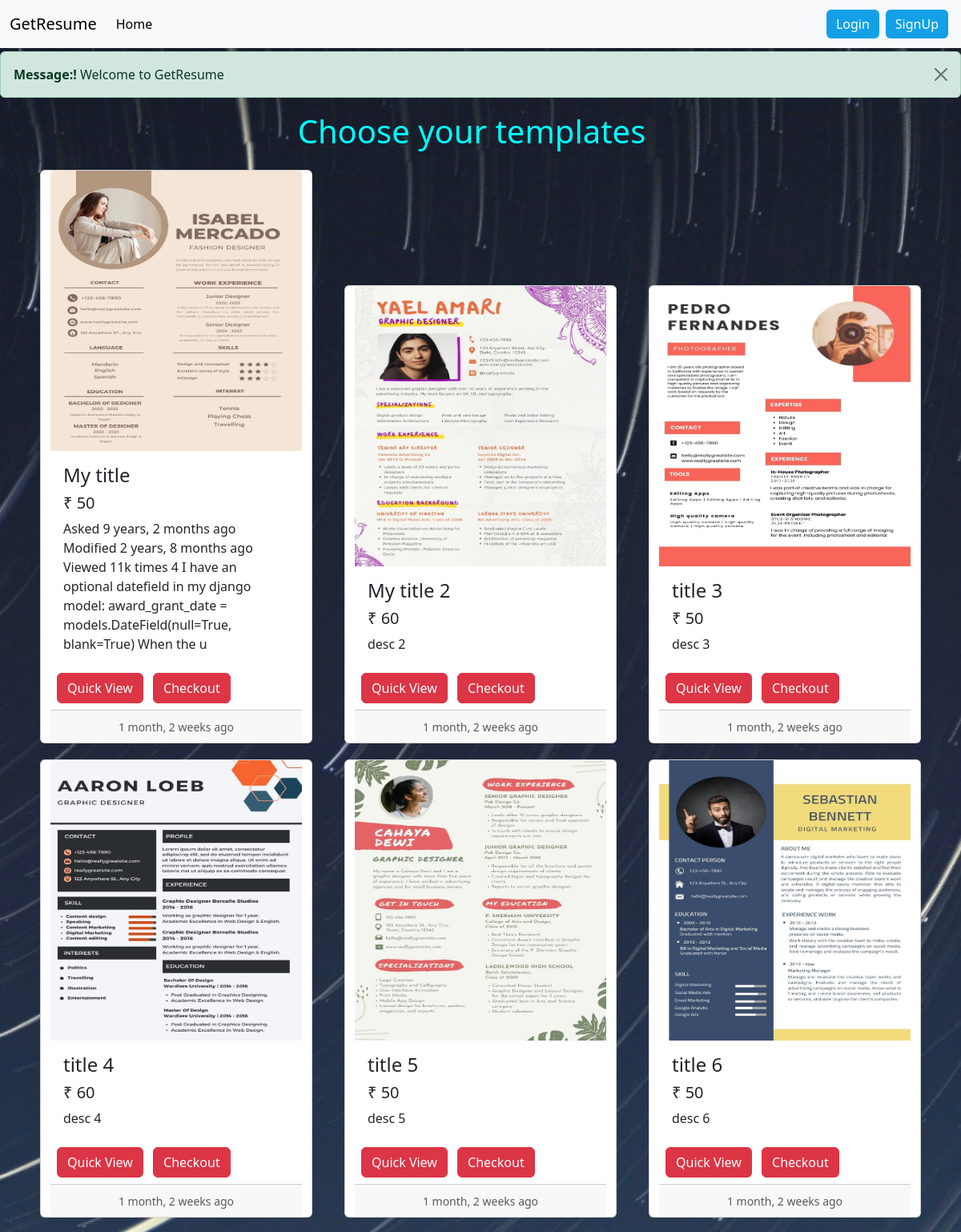
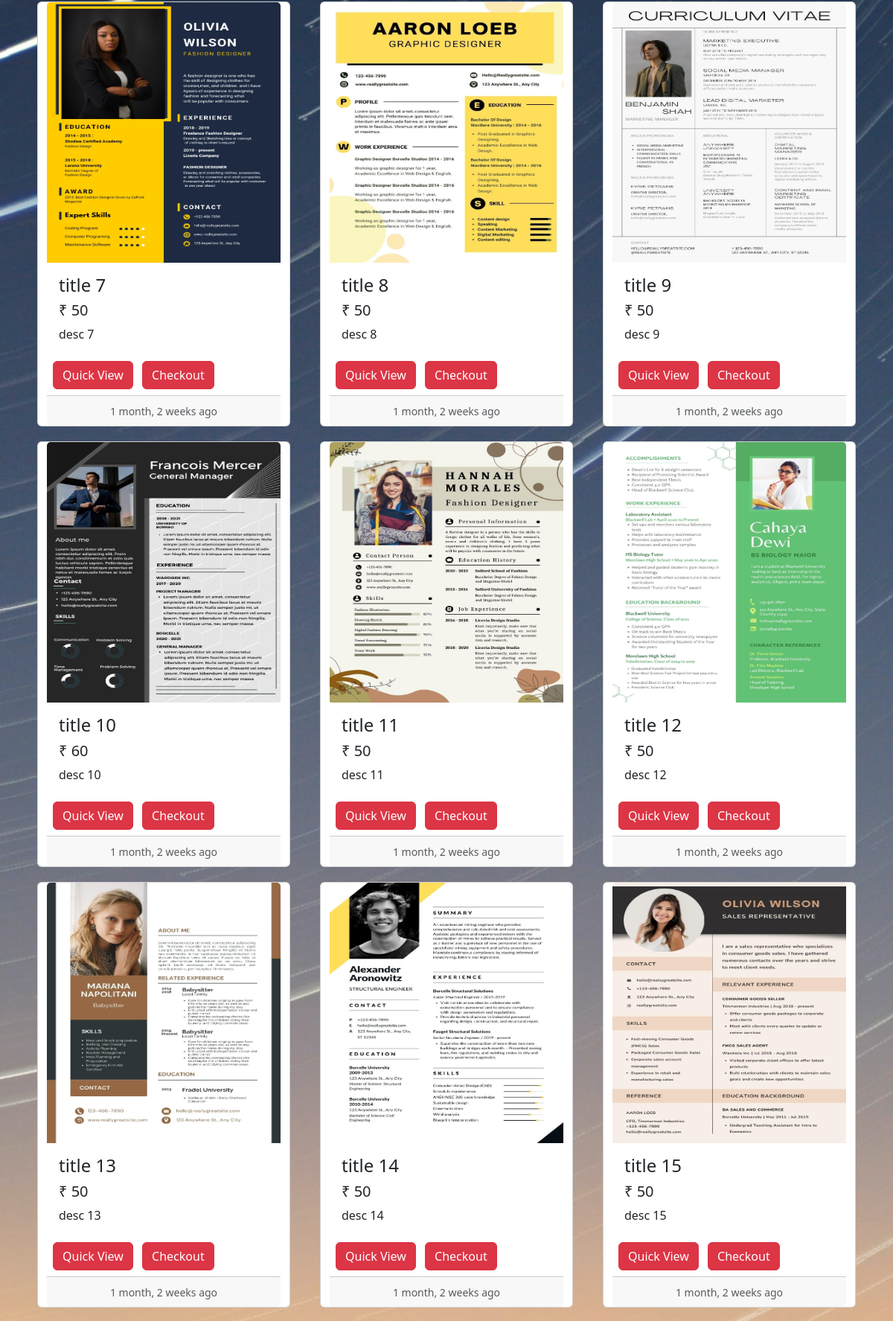
The page / (upper part) on the database its author committed (2 pictures, top to bottom).
### resume/models.py (models this page shows)
class Resume(models.Model):
    sno=models.AutoField(primary_key=True)
    image=models.ImageField(upload_to='resume/images',default='')
    title=models.CharField(max_length=20)
    desc=models.CharField(max_length=200)
    price=models.IntegerField()
    timeStamp=models.DateTimeField(blank=True)

### resume/views.py (the view, shortened to what this page needs)
# urls.py: 2. Add a URL to urlpatterns:  path('', views.home, name='home')
def home(request):
    messages.success(request,'Welcome to GetResume')
    resume=Resume.objects.all()
    img=False
    params={'resume':resume,'profile':img}
    return render(request,'home.html',params)

### templates/home.html (shortened to what this page needs)
{% extends 'base.html' %}
{% load humanize %}
{% block body %}
<div class="container">
    <h1 class="text-center my-4"><span id="typed" style="color: aqua;"></span> </h1>
    <div class="row">
        {% for item in resume %}
        <div class="card mx-3 mb-2 mycard"
            style="width: 340px; height: auto; display: grid; margin: auto !important; margin-bottom: 20px !important;">
            <img src="/media/{{item.image}}" class="card-img-top " alt="Palm Springs Road" height="350px" />
            <div class="card-body ">
                <h4 class="card-title">{{item.title}}</h4>
                <h5 class="card-title"> &#8377; {{item.price}}</h5>
                <p class="card-text">{{item.desc}}</p>
            </div>
            <span>
                <a class="btn btn-danger my-2 mx-2" href="templateview/{{item.sno}}">Quick View</a>
                <a class="btn btn-danger my-2" href="checkout/{{item.sno}}">Checkout</a>
            </span>
            <div class="card-footer text-center">
                <small class="text-muted">{{item.timeStamp | naturaltime}}</small>
            </div>
        </div>
        {% endfor %}
    </div>
</div>
{% endblock %}

### templates/base.html (shortened to what this page needs)
<!doctype html>
<html lang="en">
<head>
  <link href="https://cdn.jsdelivr.net/npm/bootstrap@5.3.0-alpha1/dist/css/bootstrap.min.css" rel="stylesheet"
>
  <link rel="stylesheet" href="https://use.fontawesome.com/releases/v5.15.1/css/all.css"
 />
</head>
<body>
  <nav class="navbar navbar-expand-lg bg-body-tertiary">
    <div class="container-fluid">
      <a class="navbar-brand" href="/">GetResume</a>
      <div class="collapse navbar-collapse" id="navbarSupportedContent">
        <ul class="navbar-nav me-auto mb-2 mb-lg-0">
          <li class="nav-item">
            <a class="nav-link active" aria-current="page" href="/">Home</a>
          </li>
        </ul>
        {% if not request.user.is_authenticated %}
        <a style="background-color: #13a0e7; border: none;" href="/login/" type="button"
          class="btn btn-primary mx-1 my-1 ">Login</a>
        <a style="background-color: #13a0e7; border: none;" href="/signup/" type="button"
          class="btn btn-primary mx-1 my-1">SignUp</a>
        {% endif %}
      </div>
    </div>
  </nav>
  <div style="height: 52px;">
    {% for message in messages %}
    <div class="alert alert-{{message.tags}}  alert-dismissible fade show mt-1" role="alert" id="alertt">
      <strong>Message:!</strong> {{message|safe}}
      <button type="button" class="btn-close" data-bs-dismiss="alert" aria-label="Close"></button>
    </div>
    {% endfor %}
  </div>
  {% block body %}{% endblock body %}
</body>
</html>

### templates/home.html (style rules this page uses)
body { background: url('/media/pexels-faik-akmd-1025469.jpg') no-repeat center center/cover; }

### rows shown on the page
Resume: image (picture), title "My title", price "50", desc "Asked 9 years, 2 months ago Modified 2 years, 8 months ago Viewed 11k times 4 I have an optional datefield in my django model: award_grant_date = models.DateField(null=True, blank=True) When the u", timeStamp "1 month, 2 weeks ago"
Resume: image (picture), title "My title 2", price "60", desc "desc 2", timeStamp "1 month, 2 weeks ago"
Resume: image (picture), title "title 3", price "50", desc "desc 3", timeStamp "1 month, 2 weeks ago"
Resume: image (picture), title "title 4", price "60", desc "desc 4", timeStamp "1 month, 2 weeks ago"
Resume: image (picture), title "title 5", price "50", desc "desc 5", timeStamp "1 month, 2 weeks ago"
Resume: image (picture), title "title 6", price "50", desc "desc 6", timeStamp "1 month, 2 weeks ago"
Resume: image (picture), title "title 7", price "50", desc "desc 7", timeStamp "1 month, 2 weeks ago"
Resume: image (picture), title "title 8", price "50", desc "desc 8", timeStamp "1 month, 2 weeks ago"
Resume: image (picture), title "title 9", price "50", desc "desc 9", timeStamp "1 month, 2 weeks ago"
Resume: image (picture), title "title 10", price "60", desc "desc 10", timeStamp "1 month, 2 weeks ago"
Resume: image (picture), title "title 11", price "50", desc "desc 11", timeStamp "1 month, 2 weeks ago"
Resume: image (picture), title "title 12", price "50", desc "desc 12", timeStamp "1 month, 2 weeks ago"
Resume: image (picture), title "title 13", price "50", desc "desc 13", timeStamp "1 month, 2 weeks ago"
Resume: image (picture), title "title 14", price "50", desc "desc 14", timeStamp "1 month, 2 weeks ago"
Resume: image (picture), title "title 15", price "50", desc "desc 15", timeStamp "1 month, 2 weeks ago"

### other values the page prints
{{ message|safe }} "Welcome to GetResume"
